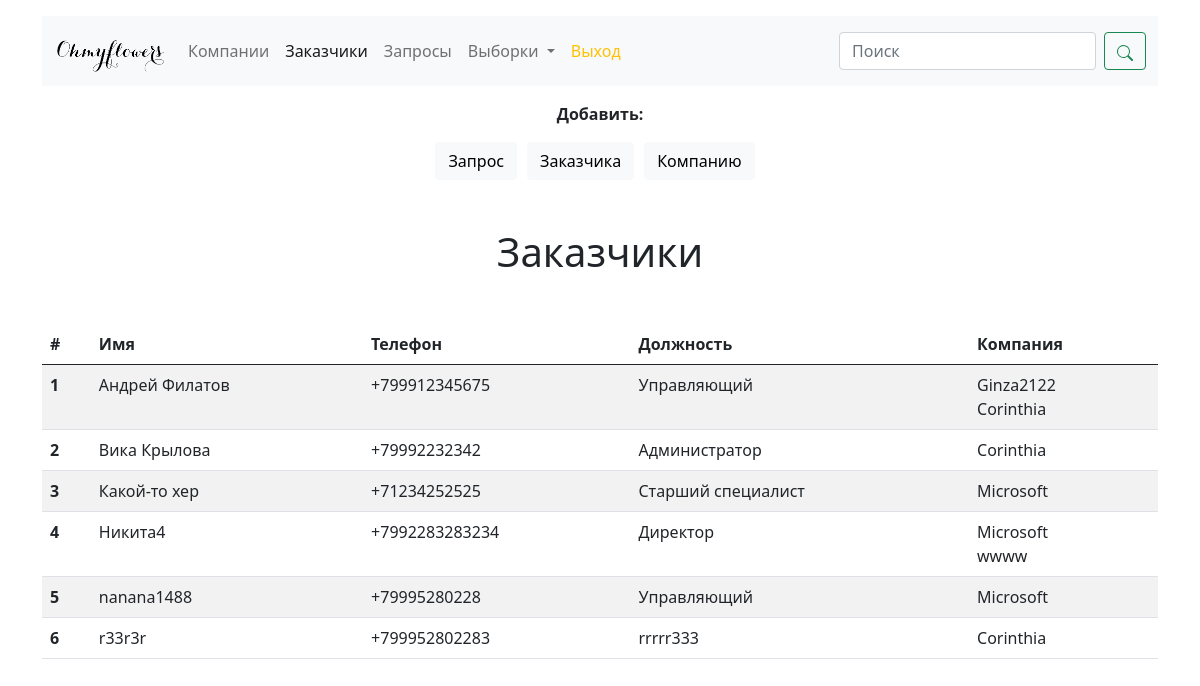
The app's page /customers/ (signed in), older data.
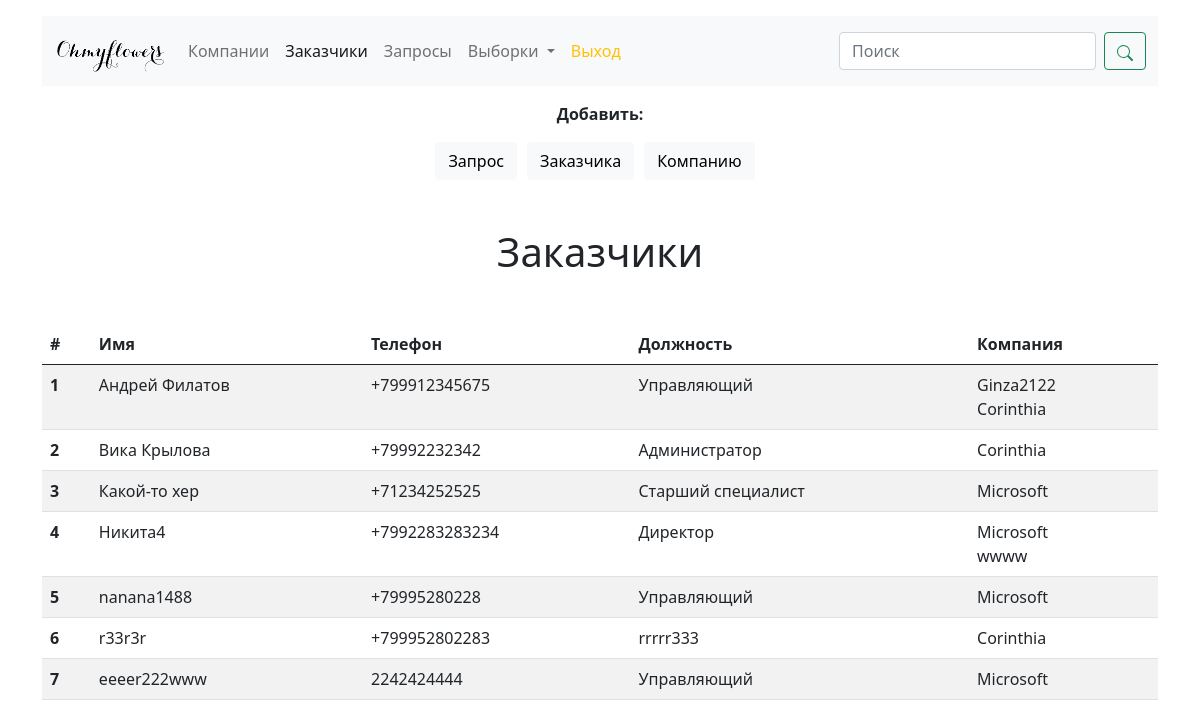
The same page, newer data.
### orderscrm/models.py (models this page shows, shortened)
class Customer(models.Model):
    name = models.CharField(max_length=64, verbose_name='ФИО')
    phone = models.CharField(max_length=20, unique=True, verbose_name='Телефон')
    position = models.CharField(max_length=30, verbose_name='Должность')
    company = models.ManyToManyField('Company', related_name='companies', verbose_name='Компания')
    class Meta:
        verbose_name = 'Заказчик'
        verbose_name_plural = 'Заказчики'

class Company(models.Model):
    company_title = models.CharField(max_length=64, verbose_name='Название компании')
    place_title = models.CharField(max_length=64, verbose_name='Название заведения')
    address = models.CharField(max_length=256, verbose_name='Фактический адрес')
    payment_details = models.CharField(max_length=512, verbose_name='ИНН')
    class Meta:
        verbose_name = 'Компания'
        verbose_name_plural = 'Компании'

### orderscrm/views.py (the view)
# urls.py: path('customers/', CustomersView.as_view(), name='customers'),
class CustomersView(LoginRequiredMixin, View):
    login_url = settings.LOGIN_URL
    def get(self, request):
        customers = Customer.objects.all()
        companies = Company.objects.all()
        return render(request, 'customers.html', context={
            'customers': customers,
            'companies': companies,
        })

### orderscrm/templates/customers.html (shortened to what this page needs)
{% extends './base.html' %}
{% block content %}
<h1 class="display-6 text-center mt-5 mb-5">Заказчики</h1>
{% include 'tables/customer.html' %}
{% endblock %}

### orderscrm/templates/tables/customer.html
<table class="table table-striped table-hover">
    <thead>
    <tr>
        <th scope="col">#</th>
        <th scope="col">Имя</th>
        <th scope="col">Телефон</th>
        <th scope="col">Должность</th>
        <th scope="col">Компания</th>
    </tr>
    </thead>
    <tbody>
    {% for customer in customers %}
    <tr onclick="window.location.href='/customers/{{ customer.id }}'; return false" style="cursor: pointer">
        <th scope="row">{{ customer.id }}</th>
        <td>{{ customer.name }}</td>
        <td>{{ customer.phone }}</td>
        <td>{{ customer.position }}</td>
        <td>{% for company in customer.company.all %}
                {{ company.company_title }}<br>
            {% endfor %}
        </td>
    </tr>
    {% endfor %}
    </tbody>
</table>

Row changes from the older to the newer data that the page shows:
added Customer: id "7", name "eeeer222www", phone "2242424444", position "Управляющий", Company (company_title "Microsoft")
